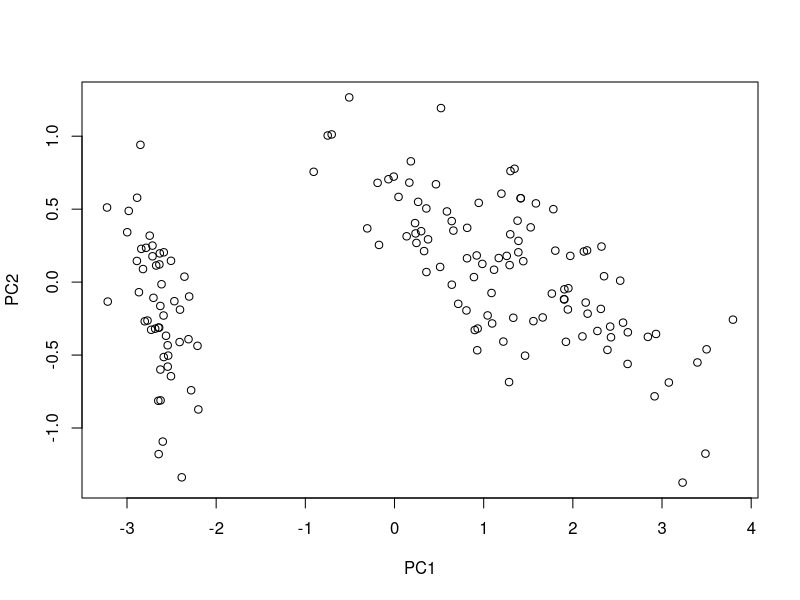

This chart was generated by the following R code:
library(pcaMethods)

M <- as.matrix(iris[, 1:4])
print(dim(M))
head(M)
tail(M)

pca <- prcomp(M) #perform PCA analysis.

PCs <- predict(pca)[ ,1:3]
plot(PCs)

#test only
#update on 11/01/2023


#Cuong add on 13/01/2023
